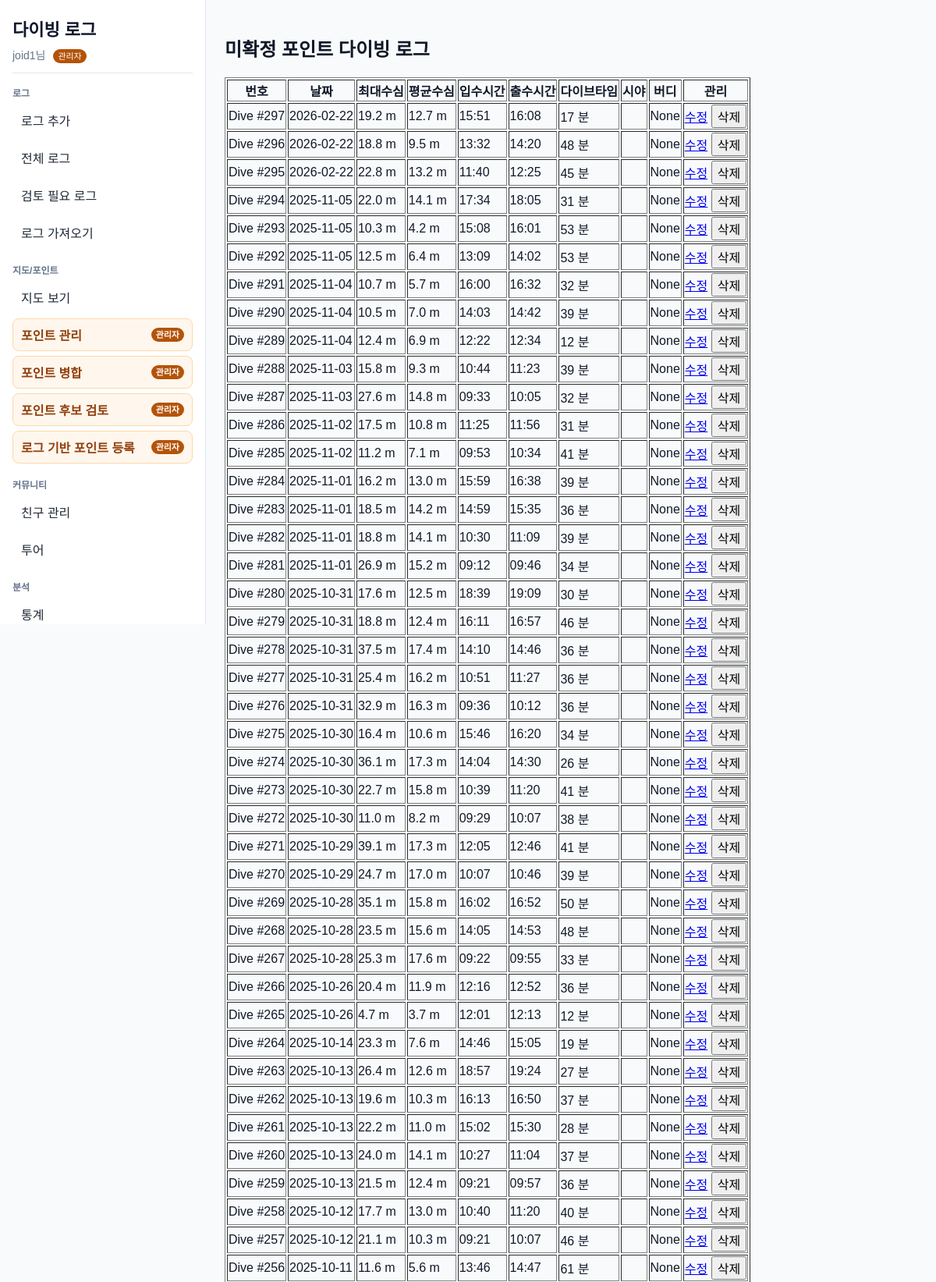
The page /point/4/logs (signed in, upper part) on the database its author committed.
### app/models.py (models this page shows)
class User(Base):
    __tablename__ = "users"
    id = Column(Integer, primary_key=True, index=True)
    username = Column(String, unique=True, index=True, nullable=False)
    password_hash = Column(String, nullable=False)
    is_admin = Column(Boolean, default=False, nullable=False)

class DivePoint(Base):
    __tablename__ = "dive_points"
    id = Column(Integer, primary_key=True, index=True)
    name = Column(String, index=True)
    area_id = Column(Integer, ForeignKey("areas.id"))
    latitude = Column(Float, nullable=True)
    longitude = Column(Float, nullable=True)
    point_type = Column(String, nullable=False, default="OCEAN")
    memo = Column(String, nullable=True)
    area = relationship("Area", backref="dive_points")

class DiveLog(Base):
    __tablename__ = "dive_logs"
    id = Column(Integer, primary_key=True, index=True)
    dive_number = Column(Integer, nullable=True, index=True)
    dive_date = Column(Date, nullable=False)
    dive_point_id = Column(Integer, ForeignKey("dive_points.id"))
    user_id = Column(Integer, ForeignKey("users.id"), nullable=True)
    buddy_user_id = Column(Integer, ForeignKey("users.id"), nullable=True)
    max_depth = Column(Float)
    avg_depth = Column(Float)
    entry_time = Column(Time, nullable=True)
    exit_time = Column(Time, nullable=True)
    dive_time = Column(Integer)  # 분 단위
    water_temp = Column(Float)
    visibility = Column(Integer)
    latitude = Column(Float, nullable=True)
    longitude = Column(Float, nullable=True)
    site_name = Column(String, nullable=True)
    buddy = Column(String)
    start_pressure = Column(Integer)
    end_pressure = Column(Integer)
    image_path = Column(String, nullable=True)
    note = Column(String)
    profile_samples = Column(Text, nullable=True)
    import_source = Column(String, nullable=True, index=True)
    import_external_id = Column(String, nullable=True, index=True)
    import_source_file_hash = Column(String, nullable=True, index=True)
    dive_point = relationship("DivePoint", backref="dive_logs")
    user = relationship("User", foreign_keys=[user_id], backref="dive_logs")
    buddy_user = relationship("User", foreign_keys=[buddy_user_id])

### main.py (the view)
@app.get("/point/{point_id}/logs")
def point_logs(request: Request, point_id: int):
    db = SessionLocal()
    try:
        current_user = get_current_user(request, db)
        point = db.query(DivePoint).filter(DivePoint.id == point_id).first()
        logs = (
            db.query(DiveLog)
            .filter(DiveLog.dive_point_id == point_id)
            .filter(visible_log_condition(current_user))
            .order_by(DiveLog.dive_number.desc(), DiveLog.id.desc())
            .all()
        )
        return templates.TemplateResponse(
            "point_logs.html",
            {
                "request": request,
                "point": point,
                "logs": logs
            }
        )
    finally:
        db.close()

### templates/point_logs.html (shortened to what this page needs)
{% extends "base.html" %}
{% block content %}
<h2>{{ point.name }} 다이빙 로그</h2>
<table border="1">
<tr>
<th>번호</th>
<th>날짜</th>
<th>최대수심</th>
<th>평균수심</th>
<th>입수시간</th>
<th>출수시간</th>
<th>다이브타임</th>
<th>시야</th>
<th>버디</th>
<th>관리</th>
</tr>
{% for log in logs %}
<tr>
<td>Dive #{{ log.dive_number or log.id }}</td>
<td>{{ log.dive_date }}</td>
<td>{{ log.max_depth }} m</td>
<td>{% if log.avg_depth is not none %}{{ "%.1f"|format(log.avg_depth) }} m{% else %}-{% endif %}</td>
<td>{{ log.entry_time.strftime('%H:%M') if log.entry_time else '-' }}</td>
<td>{{ log.exit_time.strftime('%H:%M') if log.exit_time else '-' }}</td>
<td>{{ log.dive_time }} 분</td>
<td>
</td>
<td>{{ log.buddy }}</td>
<td>
{% if log.user_id == request.session.get("user_id") %}
<a href="/log/{{ log.id }}/edit">수정</a>
<form action="/log/{{ log.id }}/delete" method="post" style="display:inline;">
<button type="submit">삭제</button>
</form>
{% else %}
-
{% endif %}
</td>
</tr>
{% endfor %}
</table>
<br>
{% endblock %}

### templates/base.html (shortened to what this page needs)
<!DOCTYPE html>
<html>
<head>
<link
 rel="stylesheet"
 href="https://unpkg.com/leaflet@1.9.4/dist/leaflet.css"
/>
<link rel="stylesheet" href="/static/css/style.css">
</head>
<body>
<div class="app-shell">
    <aside class="sidebar">
        <div class="sidebar-header">
            <a class="brand-link" href="/">다이빙 로그</a>
            {% if request.session.get("user_id") %}
            <div class="nav-user">
                {{ request.session.get("username") }}님
                {% if request.session.get("is_admin") %}<span class="admin-badge">관리자</span>{% endif %}
            </div>
            {% endif %}
        </div>
        <nav class="nav-groups" aria-label="주 메뉴">
            <div class="nav-group">
                <div class="nav-group-title">로그</div>
                <a class="nav-link" href="/log/add">로그 추가</a>
                <a class="nav-link" href="/logs">전체 로그</a>
                <a class="nav-link" href="/logs/review-needed">검토 필요 로그</a>
                <a class="nav-link" href="/import">로그 가져오기</a>
            </div>
            <div class="nav-group">
                <div class="nav-group-title">지도/포인트</div>
                <a class="nav-link" href="/map">지도 보기</a>
                {% if request.session.get("is_admin") %}
                <a class="nav-link admin-link" href="/admin/divepoints">포인트 관리 <span class="admin-badge">관리자</span></a>
                <a class="nav-link admin-link" href="/admin/points/merge">포인트 병합 <span class="admin-badge">관리자</span></a>
                <a class="nav-link admin-link" href="/admin/points/candidates">포인트 후보 검토 <span class="admin-badge">관리자</span></a>
                <a class="nav-link admin-link" href="/admin/points/from-logs">로그 기반 포인트 등록 <span class="admin-badge">관리자</span></a>
                {% endif %}
            </div>
            <div class="nav-group">
                <div class="nav-group-title">커뮤니티</div>
                <a class="nav-link" href="/friends">친구 관리</a>
                <a class="nav-link" href="/trips">투어</a>
            </div>
            <div class="nav-group">
                <div class="nav-group-title">분석</div>
                <a class="nav-link" href="/stats">통계</a>
            </div>
        </nav>
    </aside>
    <main class="main-content">
        {% block content %}{% endblock %}
    </main>
</div>
</body>
</html>

### static/css/style.css (style rules this page uses)
* { box-sizing: border-box; }
body { margin: 0; font-family: Arial, sans-serif; color: #111827; background: #f8fafc; }
button, input, select, textarea { font: inherit; }
.app-shell { display: flex; min-height: 100vh; }
.sidebar { position: sticky; top: 0; width: 264px; height: 100vh; display: flex; flex-direction: column; gap: 16px; padding: 20px 16px; border-right: 1px solid #e2e8f0; background: #ffffff; overflow-y: auto; }
.sidebar-header { padding-bottom: 12px; border-bottom: 1px solid #e2e8f0; }
.brand-link { display: block; color: #0f172a; font-size: 22px; font-weight: 700; text-decoration: none; }
.nav-user { margin-top: 8px; color: #64748b; font-size: 14px; }
.nav-groups { display: flex; flex: 1; flex-direction: column; gap: 18px; }
.nav-group { display: grid; gap: 6px; }
.nav-group-title { color: #64748b; font-size: 12px; font-weight: 700; letter-spacing: 0; }
.nav-link, .nav-action { display: flex; align-items: center; justify-content: space-between; width: 100%; min-height: 38px; padding: 8px 10px; border: 1px solid transparent; border-radius: 8px; color: #1f2937; background: transparent; text-align: left; text-decoration: none; cursor: pointer; }
.admin-link { border-color: #fed7aa; background: #fff7ed; color: #92400e; font-weight: 700; }
.admin-badge { display: inline-block; margin-left: 6px; padding: 2px 6px; border-radius: 999px; background: #b45309; color: #ffffff; font-size: 11px; line-height: 1.3; white-space: nowrap; }
.main-content { flex: 1; min-width: 0; padding: 24px; }

### rows shown on the page
User: session.get "joid1"
DivePoint: name "미확정 포인트"
DiveLog: dive_number "297", dive_date "2026-02-22", max_depth "19.2", avg_depth "12.7", entry_time "15:51", exit_time "16:08", dive_time "17", buddy "None"
DiveLog: dive_number "296", dive_date "2026-02-22", max_depth "18.8", avg_depth "9.5", entry_time "13:32", exit_time "14:20", dive_time "48", buddy "None"
DiveLog: dive_number "295", dive_date "2026-02-22", max_depth "22.8", avg_depth "13.2", entry_time "11:40", exit_time "12:25", dive_time "45", buddy "None"
DiveLog: dive_number "294", dive_date "2025-11-05", max_depth "22.0", avg_depth "14.1", entry_time "17:34", exit_time "18:05", dive_time "31", buddy "None"
DiveLog: dive_number "293", dive_date "2025-11-05", max_depth "10.3", avg_depth "4.2", entry_time "15:08", exit_time "16:01", dive_time "53", buddy "None"
DiveLog: dive_number "292", dive_date "2025-11-05", max_depth "12.5", avg_depth "6.4", entry_time "13:09", exit_time "14:02", dive_time "53", buddy "None"
DiveLog: dive_number "291", dive_date "2025-11-04", max_depth "10.7", avg_depth "5.7", entry_time "16:00", exit_time "16:32", dive_time "32", buddy "None"
DiveLog: dive_number "290", dive_date "2025-11-04", max_depth "10.5", avg_depth "7.0", entry_time "14:03", exit_time "14:42", dive_time "39", buddy "None"
DiveLog: dive_number "289", dive_date "2025-11-04", max_depth "12.4", avg_depth "6.9", entry_time "12:22", exit_time "12:34", dive_time "12", buddy "None"
DiveLog: dive_number "288", dive_date "2025-11-03", max_depth "15.8", avg_depth "9.3", entry_time "10:44", exit_time "11:23", dive_time "39", buddy "None"
DiveLog: dive_number "287", dive_date "2025-11-03", max_depth "27.6", avg_depth "14.8", entry_time "09:33", exit_time "10:05", dive_time "32", buddy "None"
DiveLog: dive_number "286", dive_date "2025-11-02", max_depth "17.5", avg_depth "10.8", entry_time "11:25", exit_time "11:56", dive_time "31", buddy "None"
DiveLog: dive_number "285", dive_date "2025-11-02", max_depth "11.2", avg_depth "7.1", entry_time "09:53", exit_time "10:34", dive_time "41", buddy "None"
DiveLog: dive_number "284", dive_date "2025-11-01", max_depth "16.2", avg_depth "13.0", entry_time "15:59", exit_time "16:38", dive_time "39", buddy "None"
DiveLog: dive_number "283", dive_date "2025-11-01", max_depth "18.5", avg_depth "14.2", entry_time "14:59", exit_time "15:35", dive_time "36", buddy "None"
DiveLog: dive_number "282", dive_date "2025-11-01", max_depth "18.8", avg_depth "14.1", entry_time "10:30", exit_time "11:09", dive_time "39", buddy "None"
DiveLog: dive_number "281", dive_date "2025-11-01", max_depth "26.9", avg_depth "15.2", entry_time "09:12", exit_time "09:46", dive_time "34", buddy "None"
DiveLog: dive_number "280", dive_date "2025-10-31", max_depth "17.6", avg_depth "12.5", entry_time "18:39", exit_time "19:09", dive_time "30", buddy "None"
DiveLog: dive_number "279", dive_date "2025-10-31", max_depth "18.8", avg_depth "12.4", entry_time "16:11", exit_time "16:57", dive_time "46", buddy "None"
DiveLog: dive_number "278", dive_date "2025-10-31", max_depth "37.5", avg_depth "17.4", entry_time "14:10", exit_time "14:46", dive_time "36", buddy "None"
DiveLog: dive_number "277", dive_date "2025-10-31", max_depth "25.4", avg_depth "16.2", entry_time "10:51", exit_time "11:27", dive_time "36", buddy "None"
DiveLog: dive_number "276", dive_date "2025-10-31", max_depth "32.9", avg_depth "16.3", entry_time "09:36", exit_time "10:12", dive_time "36", buddy "None"
DiveLog: dive_number "275", dive_date "2025-10-30", max_depth "16.4", avg_depth "10.6", entry_time "15:46", exit_time "16:20", dive_time "34", buddy "None"
DiveLog: dive_number "274", dive_date "2025-10-30", max_depth "36.1", avg_depth "17.3", entry_time "14:04", exit_time "14:30", dive_time "26", buddy "None"
DiveLog: dive_number "273", dive_date "2025-10-30", max_depth "22.7", avg_depth "15.8", entry_time "10:39", exit_time "11:20", dive_time "41", buddy "None"
DiveLog: dive_number "272", dive_date "2025-10-30", max_depth "11.0", avg_depth "8.2", entry_time "09:29", exit_time "10:07", dive_time "38", buddy "None"
DiveLog: dive_number "271", dive_date "2025-10-29", max_depth "39.1", avg_depth "17.3", entry_time "12:05", exit_time "12:46", dive_time "41", buddy "None"
DiveLog: dive_number "270", dive_date "2025-10-29", max_depth "24.7", avg_depth "17.0", entry_time "10:07", exit_time "10:46", dive_time "39", buddy "None"
DiveLog: dive_number "269", dive_date "2025-10-28", max_depth "35.1", avg_depth "15.8", entry_time "16:02", exit_time "16:52", dive_time "50", buddy "None"
DiveLog: dive_number "268", dive_date "2025-10-28", max_depth "23.5", avg_depth "15.6", entry_time "14:05", exit_time "14:53", dive_time "48", buddy "None"
DiveLog: dive_number "267", dive_date "2025-10-28", max_depth "25.3", avg_depth "17.6", entry_time "09:22", exit_time "09:55", dive_time "33", buddy "None"
DiveLog: dive_number "266", dive_date "2025-10-26", max_depth "20.4", avg_depth "11.9", entry_time "12:16", exit_time "12:52", dive_time "36", buddy "None"
DiveLog: dive_number "265", dive_date "2025-10-26", max_depth "4.7", avg_depth "3.7", entry_time "12:01", exit_time "12:13", dive_time "12", buddy "None"
DiveLog: dive_number "264", dive_date "2025-10-14", max_depth "23.3", avg_depth "7.6", entry_time "14:46", exit_time "15:05", dive_time "19", buddy "None"
DiveLog: dive_number "263", dive_date "2025-10-13", max_depth "26.4", avg_depth "12.6", entry_time "18:57", exit_time "19:24", dive_time "27", buddy "None"
DiveLog: dive_number "262", dive_date "2025-10-13", max_depth "19.6", avg_depth "10.3", entry_time "16:13", exit_time "16:50", dive_time "37", buddy "None"
DiveLog: dive_number "261", dive_date "2025-10-13", max_depth "22.2", avg_depth "11.0", entry_time "15:02", exit_time "15:30", dive_time "28", buddy "None"
DiveLog: dive_number "260", dive_date "2025-10-13", max_depth "24.0", avg_depth "14.1", entry_time "10:27", exit_time "11:04", dive_time "37", buddy "None"
DiveLog: dive_number "259", dive_date "2025-10-13", max_depth "21.5", avg_depth "12.4", entry_time "09:21", exit_time "09:57", dive_time "36", buddy "None"
DiveLog: dive_number "258", dive_date "2025-10-12", max_depth "17.7", avg_depth "13.0", entry_time "10:40", exit_time "11:20", dive_time "40", buddy "None"
DiveLog: dive_number "257", dive_date "2025-10-12", max_depth "21.1", avg_depth "10.3", entry_time "09:21", exit_time "10:07", dive_time "46", buddy "None"
DiveLog: dive_number "256", dive_date "2025-10-11", max_depth "11.6", avg_depth "5.6", entry_time "13:46", exit_time "14:47", dive_time "61", buddy "None"
